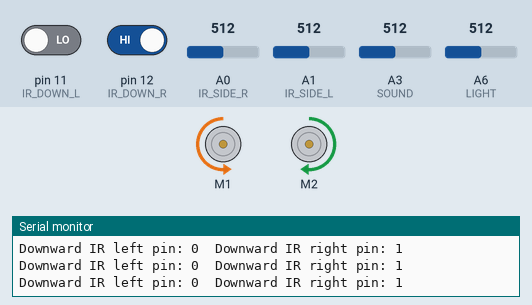
This sketch was run on a simulated Arduino Nano, built with avr-gcc and run on an emulated ATmega328P. On the bench: 2 × DC motor (green arrow = forward, orange = backward, longer = faster), the last lines printed to the serial monitor. The test bench sets the inputs (shaded band); at power-on: pin 12 (IR_DOWN_R) HIGH, A6 (LIGHT) = 512, pin 11 (IR_DOWN_L) LOW, A0 (IR_SIDE_R) = 512, A1 (IR_SIDE_L) = 512, A3 (SOUND) = 512.

Above: at 3.2 s.
3.3 s: pin 12 (IR_DOWN_R) driven LOW
At 4.3 s:
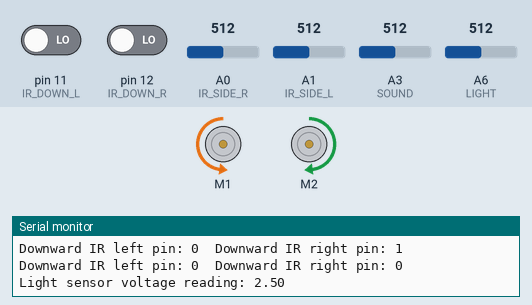
6.3 s: A6 (LIGHT) set to 122
9.3 s: pin 11 (IR_DOWN_L) driven HIGH
12.3 s: A0 (IR_SIDE_R) set to 306
At 13.3 s:
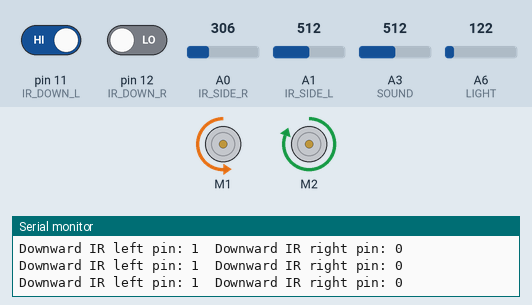
13.9 s: A1 (IR_SIDE_L) set to 306
At 14.3 s:
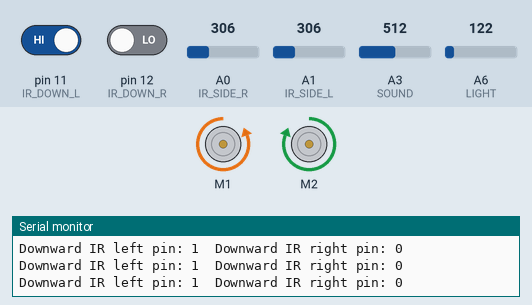
15.4 s: A0 (IR_SIDE_R) set to 716
At 16.4 s:
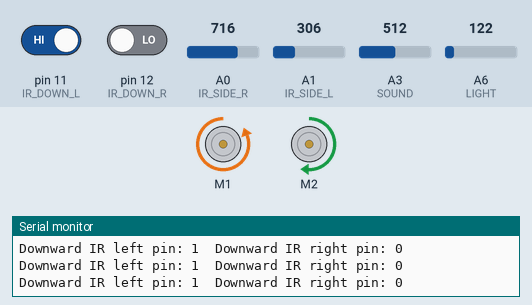
Timing chart, 0 to 18.0 s (numbered marks = the images above; inputs shaded):
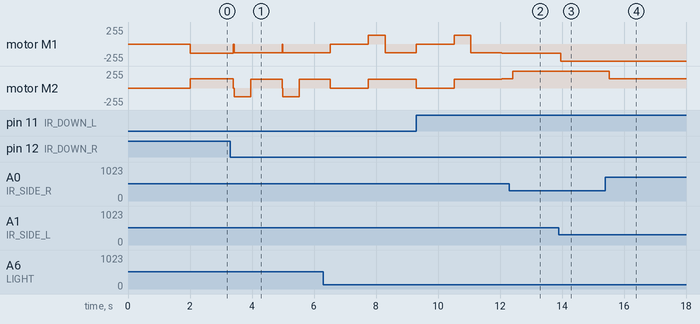

The sketch:

master_code.ino
```cpp
#include "MeOrion.h"
#include "PID_v1.h"
#include "notes.h"
#define BUZZER 8
#define IR_SIDE_L A1
#define IR_SIDE_R A0
#define IR_DOWN_L 11
#define IR_DOWN_R 12
#define TIMEOUT 30000
#define SOUND A3
#define LIGHT A6


// Motor setups
MeDCMotor motorL(M1);
MeDCMotor motorR(M2);

int count = 0;
double outputL, outputR, inputL, inputR, setpointL, setpointR, win = 0;

double aggKp_l=2.5, aggKi_l=0, aggKd_l=1;

double consKp_l=1, consKi_l=0.2, consKd_l=0;

double aggKp_r=3.5, aggKi_r=0, aggKd_r=1;

double consKp_r=1, consKi_r=0.2, consKd_r=0;

PID myPID_L(&inputL, &outputL, &setpointL,consKp_l,consKi_l,consKd_l, DIRECT);
PID myPID_R(&inputR, &outputR, &setpointR,consKp_r,consKi_r,consKd_r, DIRECT);

int notes[] = {
  NOTE_F5, NOTE_F5, NOTE_C5, NOTE_C5, NOTE_D5, NOTE_D5, NOTE_AS4, NOTE_AS4,
  NOTE_A4, NOTE_A4, NOTE_AS4, NOTE_AS4, NOTE_G4, NOTE_G4, NOTE_A4, NOTE_A4,
  NOTE_AS4, NOTE_AS4, NOTE_C5, NOTE_C5, NOTE_D5, NOTE_D5, NOTE_DS5, NOTE_DS5,
  NOTE_C5, NOTE_C5, NOTE_D5, NOTE_D5, NOTE_DS5, NOTE_DS5, NOTE_A4, NOTE_A4,
  NOTE_F5, NOTE_F5, NOTE_D5, NOTE_D5, NOTE_DS5, NOTE_DS5, NOTE_AS4, NOTE_AS4,
  NOTE_C5, NOTE_C5, NOTE_AS4, NOTE_AS4, NOTE_AS4, NOTE_AS4, NOTE_A4, NOTE_A4,
  NOTE_AS4, NOTE_AS4, NOTE_C5, NOTE_C5, NOTE_D5, NOTE_D5, NOTE_AS4, NOTE_AS4,
  NOTE_C5, NOTE_C5, NOTE_DS5, NOTE_DS5, NOTE_D5, NOTE_D5, NOTE_A4, NOTE_A4,
  NOTE_G4, NOTE_G4, NOTE_A4, NOTE_A4, NOTE_AS4, NOTE_AS4, NOTE_F4, NOTE_F4,
  NOTE_G4, NOTE_G4, NOTE_A4, NOTE_A4, NOTE_AS4, NOTE_AS4, NOTE_AS4, NOTE_AS4,
  NOTE_G4, NOTE_G4, NOTE_A4, NOTE_A4, NOTE_AS4, NOTE_AS4, NOTE_C4, NOTE_C4,
  NOTE_D5, NOTE_D5, NOTE_DS5, NOTE_DS5, NOTE_AS4, NOTE_AS4, NOTE_A4, NOTE_A4,
  NOTE_G4, NOTE_G4, NOTE_A4, NOTE_A4, NOTE_AS4, NOTE_AS4, NOTE_F4, NOTE_F4,
  NOTE_G4, NOTE_G4, NOTE_A4, NOTE_A4, NOTE_AS4, NOTE_AS4, NOTE_D4, NOTE_D4,
  NOTE_AS4, NOTE_AS4, NOTE_AS4, NOTE_AS4, NOTE_AS4, NOTE_AS4, NOTE_AS4, NOTE_AS4,
  NOTE_AS4, NOTE_AS4, NOTE_AS4, NOTE_AS4, NOTE_AS4, NOTE_AS4, NOTE_AS4, NOTE_AS4
};
// note durations: 4 = quarter note, 8 = eighth note, etc.
float noteDurations[] = {
  16 / 3.0, 16, 16 / 3.0, 16, 16 / 3.0, 16, 16 / 3.0, 16,
  16 / 3.0, 16, 16 / 3.0, 16, 16 / 3.0, 16, 16 / 3.0, 16,
  16 / 3.0, 16, 16 / 3.0, 16, 16 / 3.0, 16, 16 / 3.0, 16,
  16 / 3.0, 16, 16 / 3.0, 16, 16 / 3.0, 16, 16 / 3.0, 16,
  16 / 3.0, 16, 16 / 3.0, 16, 16 / 3.0, 16, 16 / 3.0, 16,
  16 / 3.0, 16, 16 / 3.0, 16, 16 / 3.0, 16, 16 / 3.0, 16,
  16 / 3.0, 16, 16 / 3.0, 16, 16 / 3.0, 16, 16 / 3.0, 16,
  16 / 3.0, 16, 16 / 3.0, 16, 16 / 3.0, 16, 16 / 3.0, 16,
  16 / 3.0, 16, 16 / 3.0, 16, 16 / 3.0, 16, 16 / 3.0, 16,
  16 / 3.0, 16, 16 / 3.0, 16, 16 / 3.0, 16, 16 / 3.0, 16,
  16 / 3.0, 16, 16 / 3.0, 16, 16 / 3.0, 16, 16 / 3.0, 16,
  16 / 3.0, 16, 16 / 3.0, 16, 16 / 3.0, 16, 16 / 3.0, 16,
  16 / 3.0, 16, 16 / 3.0, 16, 16 / 3.0, 16, 16 / 3.0, 16,
  16 / 3.0, 16, 16 / 3.0, 16, 16 / 3.0, 16, 16 / 3.0, 16,
  16 / 3.0, 16, 16 / 3.0, 16, 16 / 3.0, 16, 16 / 3.0, 16,
  16 / 3.0, 16, 16 / 3.0, 16, 16 / 3.0, 16, 16 / 3.0, 16
};


int win_play() {
  for (int thisNote = 0; thisNote < (sizeof(notes) / sizeof(int)); thisNote++) {
    float noteDuration = 2000 / noteDurations[thisNote];
    float pauseBetweenNotes = noteDuration * 1.30;
    tone(BUZZER, notes[thisNote], noteDuration);
    delay(pauseBetweenNotes);
  }
  while(1) {
    delay(1000);
  }
}


void left() {
  motorL.run(130);
  motorR.run(130);
  delay(540);
}
void right() {
  motorL.run(-130);
  motorR.run(-130);
  delay(540);
}

void go(int seconds) {
  motorL.run(-130);
  motorR.run(130);
  delay(seconds);
}
void reverse() {
  motorL.run(130);
  motorR.run(-130);
  delay(200);
}
void wait() {
  motorL.stop();
  motorR.stop();
  //delay (1000);
}


int blackLine() {
  int blackL = digitalRead(IR_DOWN_L);
  int blackR = digitalRead(IR_DOWN_R);
  Serial.print("Downward IR left pin: ");
  Serial.print(blackL);
  Serial.print("\tDownward IR right pin: ");
  Serial.println(blackR);
  if(blackL || blackR) return 0;
  else return 1;
}

int soundChallenge() {
  double average = 0, v;
  delay(200);

  for (int i = 0; i < 10; i++) {
    average += (double)analogRead(SOUND) / 1023.0 * 5.0;
    delay(100);
  }

  v = average/10;

  if(v >= 0.0 && v < 1.0) return 0;
  else if(v >= 1.0 && v < 2.3) { right(); }
  else if(v >= 2.3 && v < 5.0) { left(); }
  return 1;
}

int lightChallenge() {
  double v = (double)analogRead(LIGHT) / 1023.0 * 5.0;
  Serial.print("Light sensor voltage reading: ");
  Serial.println(v);
  if(v >= 0.0 && v < 1.3) return 0;
  else if(v >= 1.3 && v < 2.6) { right(); }
  else if(v >= 2.6 && v < 3.9) { left(); }
  //else if(v >= 3.9 && v < 5.0) { }
  return 1;
}


void setup() {
  inputL = analogRead(IR_SIDE_L);
  inputR = analogRead (IR_SIDE_R);

  myPID_L.SetMode(AUTOMATIC);
  myPID_R.SetMode(AUTOMATIC);

  double left_sum = 0, right_sum = 0;
  delay(1000);
  for (int i = 0; i < 10; i++) {
    left_sum += inputL;
    right_sum += inputR;
    delay (100);
  }
  setpointL = left_sum/10;
  setpointR = right_sum/10;

  Serial.begin (9600);

}

void loop() {
    inputL = analogRead(IR_SIDE_L)  ;
    inputR = analogRead (IR_SIDE_R) ;

    int f = blackLine();

    double gap_l = abs(setpointL-inputL); //distance away from setpoint
    if(gap_l<10)
    {  //we're close to setpoint, use conservative tuning parameters
      myPID_L.SetTunings(consKp_l, consKi_l, consKd_l);
    }
    else
    {
     //we're far from setpoint, use aggressive tuning parameters
      myPID_L.SetTunings(aggKp_l, aggKi_l, aggKd_l);
    }

    double gap_r = abs(setpointR-inputR); //distance away from setpoint
    if(gap_r<10)
    {  //we're close to setpoint, use conservative tuning parameters
      myPID_R.SetTunings(consKp_r, consKi_r, consKd_r);
    }
    else
    {
     //we're far from setpoint, use aggressive tuning parameters
      myPID_R.SetTunings(aggKp_r, aggKi_r, aggKd_r);
    }

    if (f) {
      wait();
      if(!lightChallenge() && !soundChallenge()) {
        win = 1;
        win_play();
        motorL.run(0);
        motorR.run(0);
      }
      go(1000);
    }
    else if (!win){
      myPID_L.Compute();
      myPID_R.Compute();
      motorL.run(-(140 + outputL/2));
      motorR.run(140 + outputR/2);
    }
}
```

notes.h
```cpp
/* Library of the notes used in Arduino IDE */

#define NOTE_B0  31
#define NOTE_C1  33
#define NOTE_CS1 35
#define NOTE_D1  37
#define NOTE_DS1 39
#define NOTE_E1  41
#define NOTE_F1  44
#define NOTE_FS1 46
#define NOTE_G1  49
#define NOTE_GS1 52
#define NOTE_A1  55
#define NOTE_AS1 58
#define NOTE_B1  62
#define NOTE_C2  65
#define NOTE_CS2 69
#define NOTE_D2  73
#define NOTE_DS2 78
#define NOTE_E2  82
#define NOTE_F2  87
#define NOTE_FS2 93
#define NOTE_G2  98
#define NOTE_GS2 104
#define NOTE_A2  110
#define NOTE_AS2 117
#define NOTE_B2  123
#define NOTE_C3  131
#define NOTE_CS3 139
#define NOTE_D3  147
#define NOTE_DS3 156
#define NOTE_E3  165
#define NOTE_F3  175
#define NOTE_FS3 185
#define NOTE_G3  196
#define NOTE_GS3 208
#define NOTE_A3  220
#define NOTE_AS3 233
#define NOTE_B3  247
#define NOTE_C4  262
#define NOTE_CS4 277
#define NOTE_D4  294
#define NOTE_DS4 311
#define NOTE_E4  330
#define NOTE_F4  349
#define NOTE_FS4 370
#define NOTE_G4  392
#define NOTE_GS4 415
#define NOTE_A4  440
#define NOTE_AS4 466
#define NOTE_B4  494
#define NOTE_C5  523
#define NOTE_CS5 554
#define NOTE_D5  587
#define NOTE_DS5 622
#define NOTE_E5  659
#define NOTE_F5  698
#define NOTE_FS5 740
#define NOTE_G5  784
#define NOTE_GS5 831
#define NOTE_A5  880
#define NOTE_AS5 932
#define NOTE_B5  988
#define NOTE_C6  1047
#define NOTE_CS6 1109
#define NOTE_D6  1175
#define NOTE_DS6 1245
#define NOTE_E6  1319
#define NOTE_F6  1397
#define NOTE_FS6 1480
#define NOTE_G6  1568
#define NOTE_GS6 1661
#define NOTE_A6  1760
#define NOTE_AS6 1865
#define NOTE_B6  1976
#define NOTE_C7  2093
#define NOTE_CS7 2217
#define NOTE_D7  2349
#define NOTE_DS7 2489
#define NOTE_E7  2637
#define NOTE_F7  2794
#define NOTE_FS7 2960
#define NOTE_G7  3136
#define NOTE_GS7 3322
#define NOTE_A7  3520
#define NOTE_AS7 3729
#define NOTE_B7  3951
#define NOTE_C8  4186
#define NOTE_CS8 4435
#define NOTE_D8  4699
#define NOTE_DS8 4978
```

Measured:
- after the input at 3.3 s, motor M1: backward 140/255 → backward 130/255 after 0.09 s; motor M2: alternates forward 130/255 for 1.0 s and backward 130/255 for 0.57 s, starting after 0.09 s
- after the input at 12.3 s, motor M2: forward 140/255 → forward 255/255 after 0.11 s
- after the input at 13.9 s, motor M1: backward 140/255 → backward 255/255 after 0.07 s
- after the input at 15.4 s, motor M2: forward 255/255 → forward 140/255 after 0.13 s
